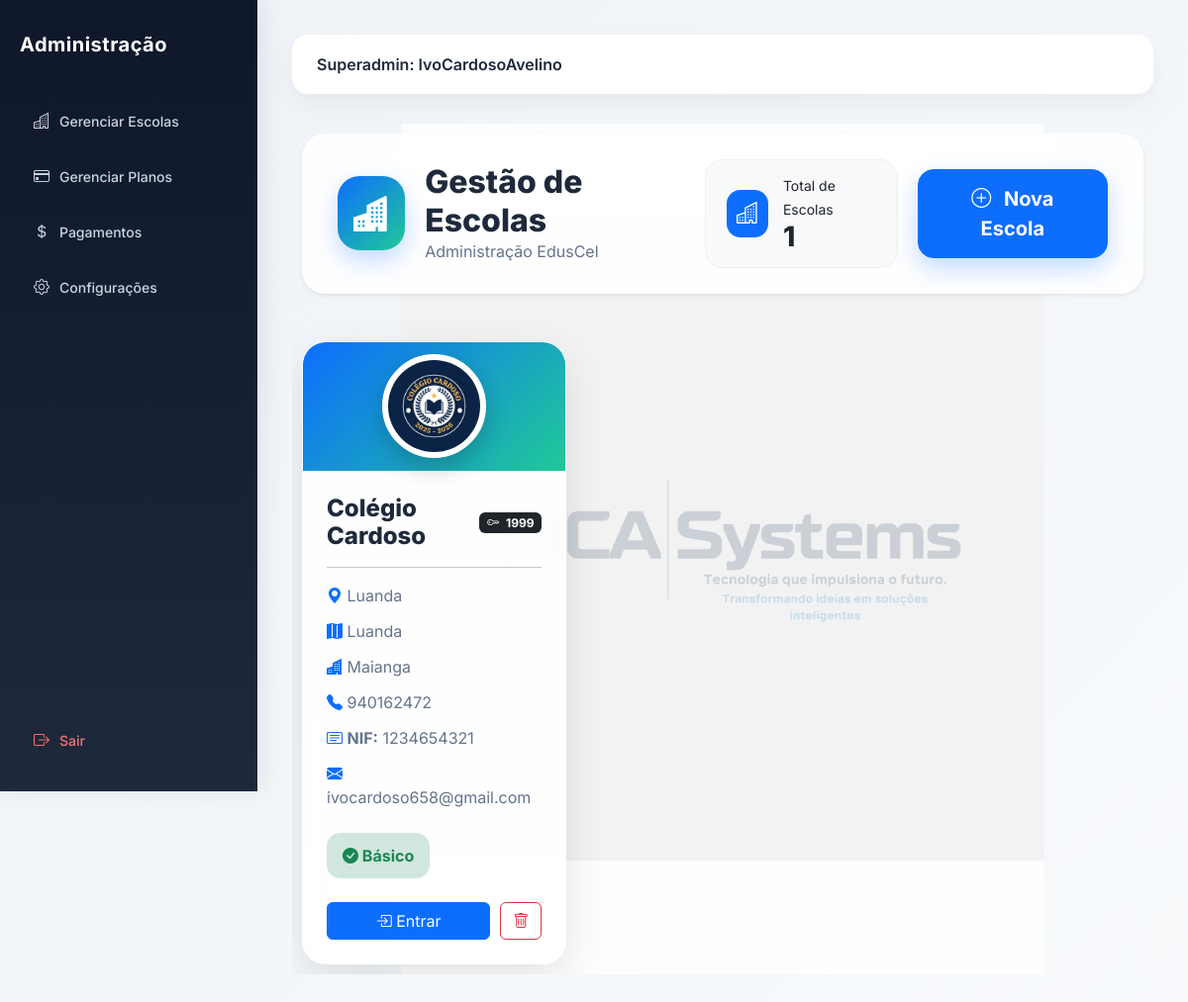
/escolas/ (signed in), run on the app's committed database.
### users/models.py (models this page shows, shortened)
class User(AbstractUser):
    ROLE_CHOICES = (
        ("SUPERADMIN", "Super Admin"),
        ("DIRETOR", "Diretor"),
        ("DIRETOR_PEDAGOGICO", "Diretor Pedagógico"),
        ("PROFESSOR", "Professor"),
        ("ALUNO", "Aluno"),
        ("FINANCEIRO", "Financeiro"),
        ("SECRETARIA", "Secretaria"),
    )
    role = models.CharField(
        max_length=25,
        choices=ROLE_CHOICES,
        default="ALUNO",
        verbose_name="Perfil"
    )
    ativo = models.BooleanField(
        default=True,
        verbose_name="Ativo"
    )
    escola = models.ForeignKey(
        "academic.Escola",
        on_delete=models.CASCADE,
        null=True,
        blank=True,
        related_name="usuarios",
        verbose_name="Escola"
    )
    telefone = models.CharField(
        max_length=20,
        unique=True,
        null=True,
        blank=True,
        verbose_name="Telefone"
    )
    telefone_verificado = models.BooleanField(
        default=False,
        verbose_name="Telefone Verificado"
    )
    email_verificado = models.BooleanField(
        default=False,
        verbose_name="Email Verificado"
    )
    criado_em = models.DateTimeField(
        auto_now_add=True,
        verbose_name="Criado em"
    )
    tentativas_login = models.PositiveIntegerField(
        default=0
    )
    bloqueado_ate = models.DateTimeField(
        null=True,
        blank=True
    )
    otp_codigo = models.CharField(
        max_length=128,
        null=True,
        blank=True,
        verbose_name="OTP"
    )
    otp_expira_em = models.DateTimeField(
        null=True,
        blank=True,
        verbose_name="Expira em"
    )
    otp_tentativas = models.PositiveIntegerField(
        default=0,
        verbose_name="Tentativas OTP"
    )
    ultimo_envio_otp = models.DateTimeField(
        null=True,
        blank=True,
        verbose_name="Último envio OTP"
    )
    objects = UserManager()

### academic/models.py (models this page shows, shortened)
class Escola(models.Model):
    nome = models.CharField(
        "Nome da Escola",
        max_length=255
    )
    codigo = models.CharField(
        "Código da Escola",
        max_length=10,
        unique=True,
        blank=True,
        help_text="Código usado no login da escola"
    )
    logo = models.ImageField(
        upload_to='logos_escolas/',
        blank=True,
        null=True
    )
    endereco = models.CharField(
        "Endereço",
        max_length=255
    )
    provincia = models.CharField(
        "Província",
        max_length=100,
        blank=True,
        null=True
    )
    municipio = models.CharField(
        "Município",
        max_length=100,
        blank=True,
        null=True
    )
    telefone = models.CharField(
        "Telefone",
        max_length=20
    )
    nif = models.CharField(
        "NIF",
        max_length=14,
        blank=True,
        null=True,
        help_text="Número de Identificação Fiscal da escola"
    )
    email = models.EmailField(
        "Email da Escola",
        max_length=254,
        blank=True,
        null=True,
        help_text="Email oficial da escola"
    )
    plano = models.ForeignKey(
        "Plano",
        on_delete=models.SET_NULL,
        null=True,
        blank=True,
        related_name="escolas",
        verbose_name="Plano"
    )
    data_expiracao = models.DateField(
        "Data de Expiração do Plano",
        null=True,
        blank=True
    )
    ativo = models.BooleanField(
        "Ativo",
        default=True
    )
    criada_em = models.DateTimeField(
        "Criada em",
        auto_now_add=True
    )
    class Meta:
        verbose_name = "Escola"
        verbose_name_plural = "Escolas"
        ordering = ["nome"]
    def esta_ativa(self):
        if not self.ativo:
            return False
        if (
            self.data_expiracao
            and self.data_expiracao < timezone.now().date()
        ):
            return False
        return True

class Plano(models.Model):
    nome = models.CharField(
        max_length=100,
        unique=True
    )
    limite_alunos = models.PositiveIntegerField()
    valor_mensal = models.DecimalField(
        max_digits=10,
        decimal_places=2
    )
    ativo = models.BooleanField(
        default=True
    )

### core/views.py (the view)
# urls.py: path('escolas/', views.lista_escolas, name='escolas'),
@login_required
def lista_escolas(request):
    if request.user.role != 'SUPERADMIN':
        return redirect('dashboard')
    escolas = Escola.objects.all()
    context = {
        'escolas': escolas,
    }
    return render(request, 'escolas.html', context)

### core/templates/escolas.html (shortened to what this page needs)
{% extends 'admin.html' %}
{% block content %}
<div class="container-fluid escolas-page">
    <div class="dashboard-header shadow-sm">
        <div class="brand-area">
            <div class="header-icon">
                <i class="bi bi-buildings-fill"></i>
            </div>
            <div>
                <h2>
                    Gestão de Escolas
                </h2>
                <p>
                    Administração EdusCel
                </p>
            </div>
        </div>
        <div class="dashboard-actions">
            <div class="stat-card">
                <div class="icon-box">
                    <i class="bi bi-buildings"></i>
                </div>
                <div>
                    <small>
                        Total de Escolas
                    </small>
                    <h3>
                        {{ escolas|length }}
                    </h3>
                </div>
            </div>
            <a href="/admin/academic/escola/add/"
               class="btn btn-primary btn-lg btn-new-school">
                <i class="bi bi-plus-circle me-2"></i>
                Nova Escola
            </a>
        </div>
    </div>
    <div class="row g-4 mt-4">
    {% for escola in escolas %}
        <div class="col-xl-4 col-lg-6 col-md-6">
            <div class="school-card">
                <div class="school-cover">
                    {% if escola.logo %}
                    <img src="{{ escola.logo.url }}"
                         class="school-logo">
                    {% else %}
                    <div class="default-logo">
                        <i class="bi bi-building"></i>
                    </div>
                    {% endif %}
                </div>
                <div class="p-4">
                    <div class="school-title">
                        <h4>
                            {{ escola.nome }}
                        </h4>
                        <span class="badge bg-dark">
                            <i class="bi bi-key me-1"></i>
                            {{ escola.codigo }}
                        </span>
                    </div>
                    <hr>
                    <div class="school-details">
                        {% if escola.endereco %}
                        <div>
                            <i class="bi bi-geo-alt-fill"></i>
                            {{ escola.endereco }}
                        </div>
                        {% endif %}
                        {% if escola.provincia %}
                        <div>
                            <i class="bi bi-map-fill"></i>
                            {{ escola.provincia }}
                        </div>
                        {% endif %}
                        {% if escola.municipio %}
                        <div>
                            <i class="bi bi-buildings-fill"></i>
                            {{ escola.municipio }}
                        </div>
                        {% endif %}
                        {% if escola.telefone %}
                        <div>
                            <i class="bi bi-telephone-fill"></i>
                            {{ escola.telefone }}
                        </div>
                        {% endif %}
                        {% if escola.nif %}
                        <div>
                            <i class="bi bi-card-text"></i>
                            <strong>NIF:</strong>
                            {{ escola.nif }}
                        </div>
                        {% endif %}
                        {% if escola.email %}
                        <div>
                            <i class="bi bi-envelope-fill"></i>
                            {{ escola.email }}
                        </div>
                        {% endif %}
                    </div>
                    <div class="mt-4">
                    {% if escola.plano %}
                        {% if escola.esta_ativa %}
                        <span class="status-active">
                            <i class="bi bi-check-circle-fill"></i>
                            {{ escola.plano.nome }}
                        </span>
                        {% else %}
                        <span class="status-danger">
                            <i class="bi bi-x-circle-fill"></i>
                            Plano expirado
                        </span>
                        {% endif %}
                    {% else %}
                        <span class="status-neutral">
                            Sem plano
                        </span>
                    {% endif %}
                    </div>
                    <div class="school-actions mt-4">
                        <a href="{% url 'selecionar_escola' escola.id %}"
                           class="btn btn-primary flex-grow-1">
                            <i class="bi bi-box-arrow-in-right"></i>
                            Entrar
                        </a>
                        <form method="POST"
                              action="{% url 'eliminar_escola' escola.id %}"
                              onsubmit="return confirm('Deseja eliminar esta escola?');">
                            <button class="btn btn-outline-danger">
                                <i class="bi bi-trash"></i>
                            </button>
                        </form>
                    </div>
                </div>
            </div>
        </div>
    {% endfor %}
    </div>
</div>
{% endblock %}

### core/templates/admin.html (shortened to what this page needs)
<!DOCTYPE html>
<html lang="pt">
<head>
    <link href="https://cdn.jsdelivr.net/npm/bootstrap@5.3.2/dist/css/bootstrap.min.css" rel="stylesheet">
    <link rel="stylesheet" href="https://cdn.jsdelivr.net/npm/bootstrap-icons@1.11.1/font/bootstrap-icons.css">
</head>
<body>
<div class="sidebar">
    <div class="brand">
        Administração
    </div>
    <ul class="menu">
        <li class="menu-item">
                <a href="/escolas/" class="menu-link">
                    <i class="bi bi-buildings"></i> Gerenciar Escolas
                </a>
        </li>
        <li class="menu-item">
            <a href="/planos/" class="menu-link">
                <i class="bi bi-credit-card"></i> Gerenciar Planos
            </a>
        </li>
        <li class="menu-item">
            <a href="/pagamentos-escolas/" class="menu-link">
                <i class="bi bi-currency-dollar"></i> Pagamentos
            </a>
        </li>
        <li class="menu-item">
            <a href="/configuracoes/" class="menu-link">
                <i class="bi bi-gear"></i> Configurações
            </a>
        </li>
    </ul>
    <div class="sidebar-footer">
        <a href="/logout/" class="menu-link logout-link">
            <i class="bi bi-box-arrow-right"></i> Sair
        </a>
    </div>
</div>
<div class="content">
    <div class="topbar">
        <div class="user-info">
            Superadmin: {{ user.username }}
        </div>
    </div>
    {% block content %}{% endblock %}
</div>
</body>
</html>

### core/templates/admin.html (style rules this page uses)
body { margin: 0; font-family: 'Inter', sans-serif; background: linear-gradient(135deg, #eef2f7, #f8fafc); }
.sidebar { position: fixed; width: 260px; height: 100vh; background: linear-gradient(180deg, #0f172a, #1e293b); padding: 30px 20px; color: white; box-shadow: 6px 0 25px rgba(0,0,0,0.08); }
.brand { font-size: 20px; font-weight: 700; margin-bottom: 40px; letter-spacing: 0.5px; }
.menu { list-style: none; padding: 0; margin: 0; }
.menu-item { margin-bottom: 12px; }
.menu-link { display: flex; align-items: center; text-decoration: none; padding: 10px 14px; border-radius: 10px; color: #cbd5e1; font-weight: 500; transition: 0.3s; font-size: 14px; }
.menu-link i { margin-right: 10px; font-size: 16px; }
.sidebar-footer { position: absolute; bottom: 30px; width: 85%; }
.logout-link { color: #f87171; }
.content { margin-left: 260px; padding: 35px; }
.topbar { background: white; padding: 18px 25px; border-radius: 16px; box-shadow: 0 10px 25px rgba(0,0,0,0.05); margin-bottom: 30px; display: flex; justify-content: space-between; align-items: center; }
.user-info { font-weight: 600; color: #1e293b; }

### core/templates/escolas.html (style rules this page uses)
.escolas-page { font-family:'Inter', sans-serif; position:relative; min-height:90vh; padding:10px; overflow:hidden; }
.escolas-page::before { content:""; position:absolute; inset:0; background-image: linear-gradient( rgba(255,255,255,.78), rgba(255,255,255,.78) ), url("/media/ica.png"); background-repeat:no-repeat; background-position:center 45%; background-size:650px; z-index:-1; }
.escolas-page::after { content:""; position:absolute; width:700px; height:700px; top:50%; left:50%; transform:translate(-50%,-45%); background: radial-gradient( circle, rgba(13,110,253,.15), transparent 65% ); z-index:-2; }
.dashboard-header { background: rgba(255,255,255,.88); backdrop-filter:blur(12px); border-radius:24px; padding:25px 35px; display:flex; justify-content:space-between; align-items:center; gap:20px; border:1px solid rgba(255,255,255,.8); box-shadow: 0 15px 40px rgba(0,0,0,.08); }
.brand-area { display:flex; align-items:center; gap:20px; }
.brand-area h2 { font-weight:800; margin:0; color:#1e293b; }
.brand-area p { color:#64748b; margin:0; }
.dashboard-actions { display:flex; align-items:center; gap:20px; }
.stat-card { display:flex; align-items:center; gap:15px; padding:14px 22px; border-radius:18px; background: rgba(248,249,250,.90); box-shadow: inset 0 0 0 1px rgba(0,0,0,.04); }
.icon-box { width:48px; height:48px; border-radius:14px; background:#0d6efd; color:white; display:flex; align-items:center; justify-content:center; font-size:22px; }
.stat-card h3 { margin:0; font-weight:800; }
.btn-new-school { border-radius:16px; padding:14px 28px; font-weight:700; box-shadow: 0 10px 25px rgba(13,110,253,.25); }
.school-card { background: rgba(255,255,255,.90); backdrop-filter:blur(10px); border-radius:24px; overflow:hidden; box-shadow: 0 15px 40px rgba(0,0,0,.10); transition:.35s; border: 1px solid rgba(255,255,255,.7); }
.school-cover { height:130px; background: linear-gradient( 135deg, #0d6efd, #20c997 ); display:flex; align-items:center; justify-content:center; }
.school-logo, .default-logo { width:105px; height:105px; border-radius:50%; border:6px solid white; background:white; box-shadow: 0 10px 25px rgba(0,0,0,.20); }
.school-logo { object-fit:cover; }
.school-title { display:flex; justify-content:space-between; align-items:center; gap:10px; }
.school-title h4 { font-weight:800; margin:0; color:#1e293b; }
.school-details div { margin-bottom:12px; color:#64748b; }
.school-details i { color:#0d6efd; width:25px; }
.status-active, .status-danger, .status-neutral { padding:11px 16px; border-radius:14px; font-weight:700; display:inline-block; }
.status-active { background:#d1e7dd; color:#198754; }
.school-actions { display:flex; gap:10px; }
.header-icon { width: 75px; height: 75px; border-radius: 22px; background: linear-gradient( 135deg, #0d6efd, #20c997 ); color: white; display: flex; align-items: center; justify-content: center; font-size: 36px; box-shadow: 0 10px 25px rgba(13,110,253,.25); transition: all .3s ease; }
.header-icon i { line-height: 1; }

### data on the page
User: username "IvoCardosoAvelino"
Escola: logo (picture), nome "Colégio Cardoso", codigo "1999", endereco "Luanda", provincia "Luanda", municipio "Maianga", telefone "940162472", nif "1234654321", email "ivocardoso658@gmail.com", plano.nome "Básico"

### other printed values
{{ escolas|length }} "1"
